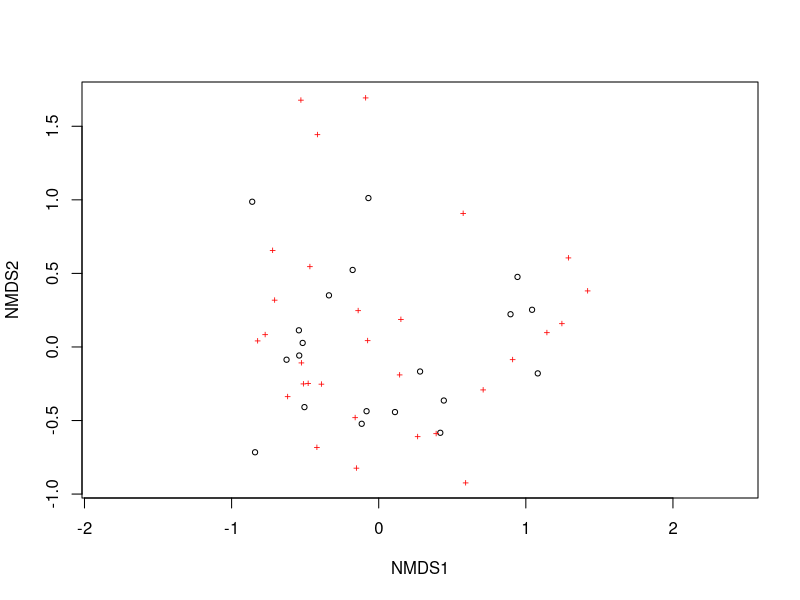
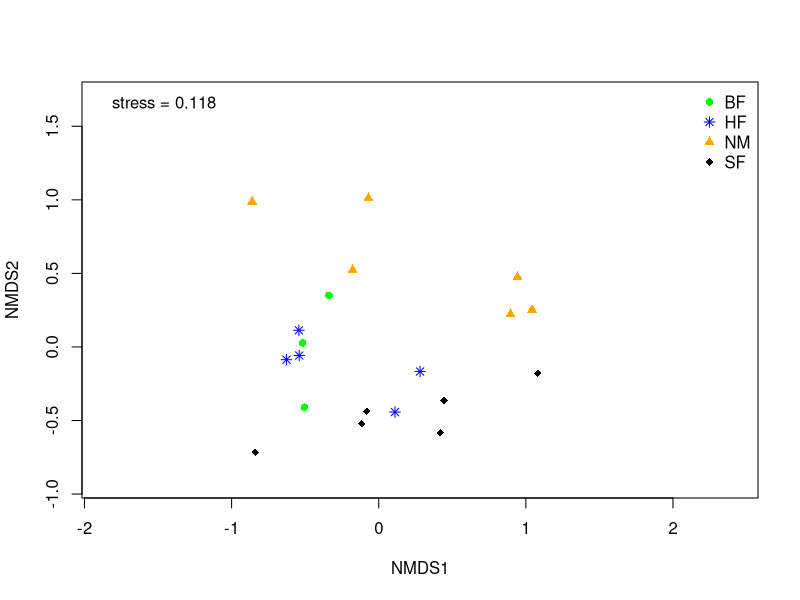
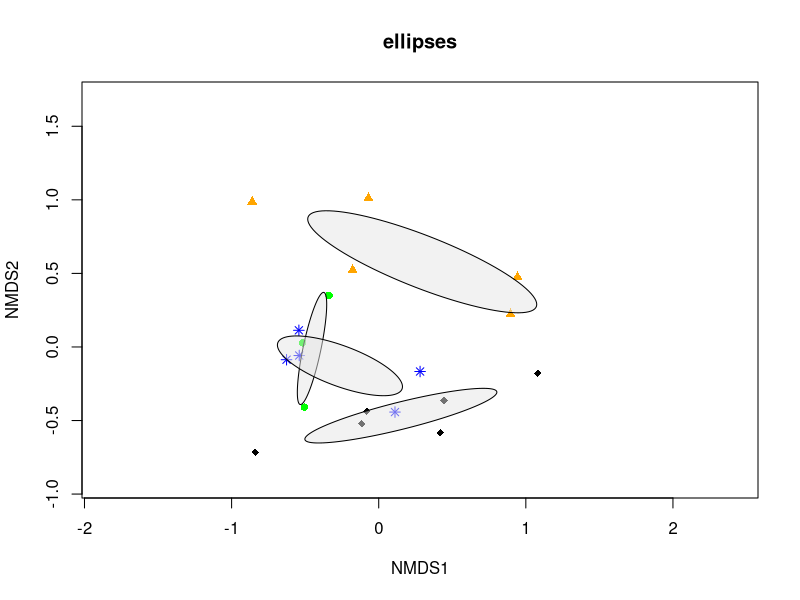
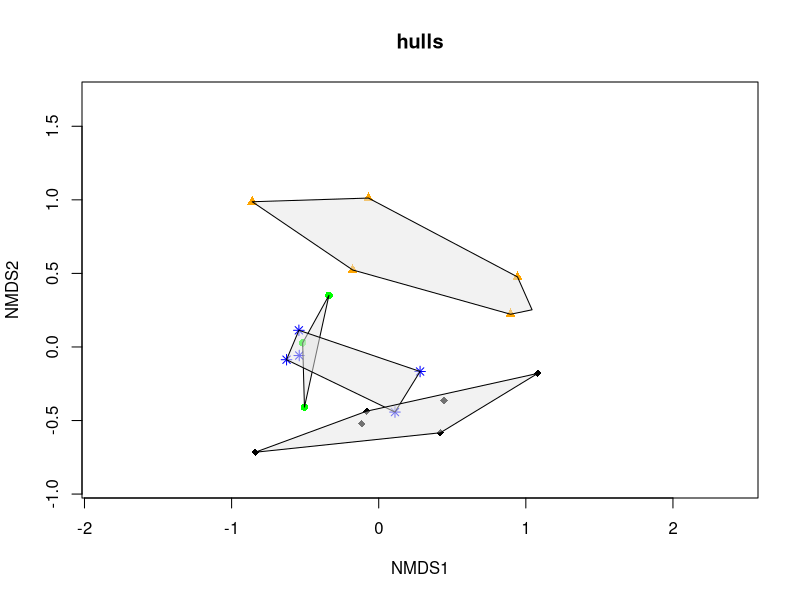
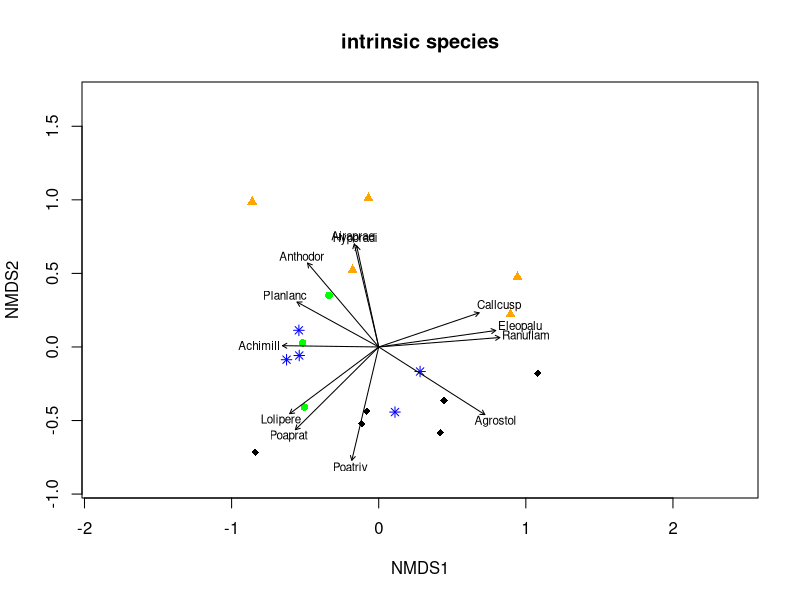

These figures' R source, in order:
## ---- chunk 1
library(vegan)
library(dplyr)
## ---- chunk 2
data("dune")
data("dune.env")

dune.mds <- metaMDS(dune, distance = "bray", autotransform = FALSE) # distance = "bray" . bray is an option for a dissimilarity index
dune.mds
plot(dune.mds) # displays sites and species
plot(dune.mds, type = "n") # displays empty ordination space
points(dune.mds, display = "sites", pch = c(16,8,17,18) [as.numeric(dune.env$Management)], col = c("green", "blue", "orange", "black") [as.numeric(dune.env$Management)]) # displays site points where symbols (pch) and colour (col) are different management options
legend("topright", legend = levels(dune.env$Management), pch = c(16, 8, 17, 18), col = c("green", "blue", "orange", "black"), bty = "n", cex = 1) # displays symbol and colour legend
legend("topleft", paste0("stress = ", format(round(dune.mds$stress, 3))), bty = "n", cex = 1) # displays legend text of stress value

ordiplot(dune.mds, type = "n", main = "ellipses")
orditorp(dune.mds, display = "sites", labels = F, pch = c(16, 8, 17, 18) [as.numeric(dune.env$Management)], col = c("green", "blue", "orange", "black") [as.numeric(dune.env$Management)], cex = 1)
ordiellipse(dune.mds, groups = dune.env$Management, draw = "polygon", lty = 1, col = "grey90")


ordiplot(dune.mds, type = "n", main = "hulls")
orditorp(dune.mds, display = "sites", labels = F, pch = c(16, 8, 17, 18) [as.numeric(dune.env$Management)], col = c("green", "blue", "orange", "black") [as.numeric(dune.env$Management)], cex = 1)
ordihull(dune.mds, groups = dune.env$Management, draw = "polygon", lty = 1, col = "grey90")

intrinsics <- envfit(dune.mds, dune, permutations = 999)
head(intrinsics)


ordiplot(dune.mds, type = "n", main = "intrinsic species")
orditorp(dune.mds, display = "sites", labels = F, pch = c(16, 8, 17, 18) [as.numeric(dune.env$Management)], col = c("green", "blue", "orange", "black") [as.numeric(dune.env$Management)], cex = 1)
plot(intrinsics, p.max = 0.01, col = "black", cex = 0.7) # change the significance level of species shown with p.max


